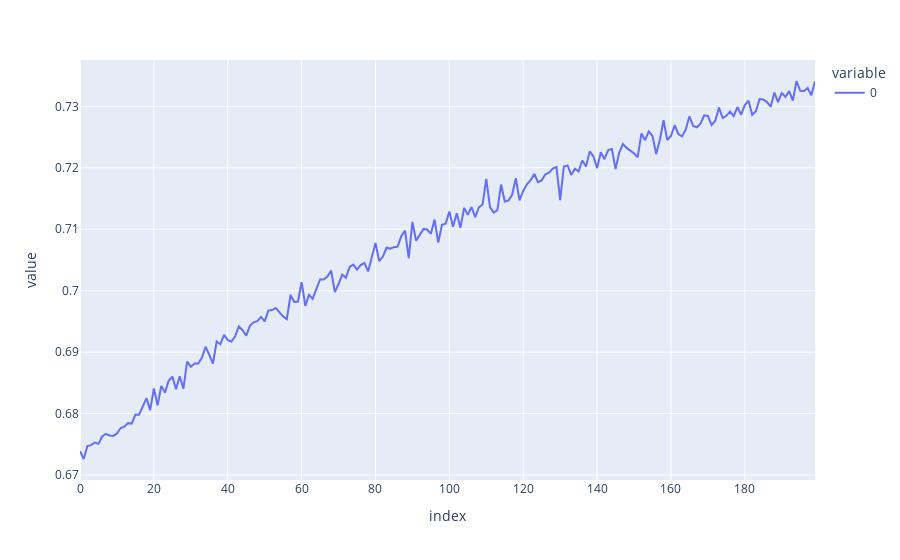

The code cell stored with this chart in its notebook:
### Code cell
px.line(history.history['accuracy'])

### Figure 1 — Plotly figure (JSON) as saved in the notebook; plotly's stock layout.template omitted (floating-point values rounded to 4 significant figures; data arrays with more than 128 entries replaced by an {"elided": "..."} marker saying what was removed)
{"data": [{"hovertemplate": "variable=0<br>index=%{x}<br>value=%{y}<extra></extra>", "legendgroup": "0", "line": {"color": "#636efa", "dash": "solid"}, "mode": "lines", "name": "0", "orientation": "v", "showlegend": true, "type": "scatter", "x": {"elided": "200 int values"}, "xaxis": "x", "y": {"elided": "200 float values"}, "yaxis": "y"}], "layout": {"autosize": true, "legend": {"title": {"text": "variable"}, "tracegroupgap": 0}, "margin": {"t": 60}, "xaxis": {"anchor": "y", "autorange": true, "domain": [0, 1], "range": [0, 199], "title": {"text": "index"}, "type": "linear"}, "yaxis": {"anchor": "x", "autorange": true, "domain": [0, 1], "range": [0.6692, 0.7375], "title": {"text": "value"}, "type": "linear"}}}
